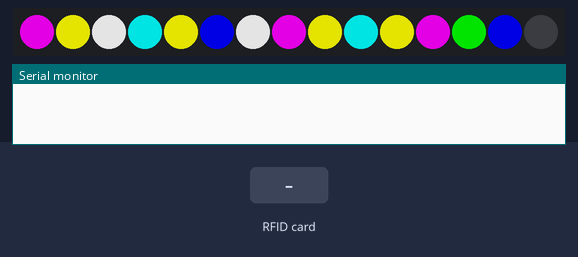
This sketch was run on a simulated ESP8266 (NodeMCU). Parts: 15 RGB LEDs in strip order, left to right, the last lines printed to the serial monitor. The test bench sets the inputs (shaded band). Dim RGB values are drawn brighter than linear; WiFi joins after 1.5 s; servers stay silent unless stated.

Above: at 0.1 s.
At 2.7 s:
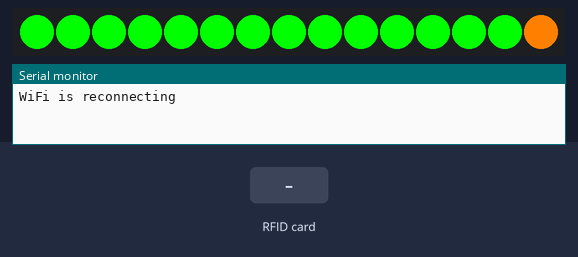
2.8 s: RFID card 5E 7A 19 C4 held to the reader
At 3.42 s:
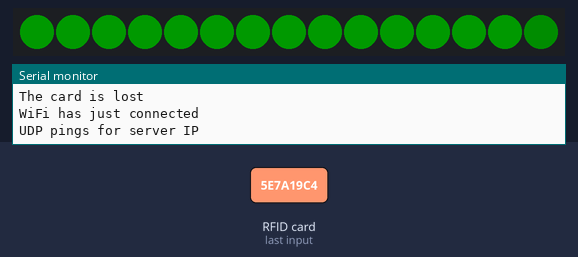
Timing chart, 0 to 5.8 s (numbered marks = the images above; inputs shaded):
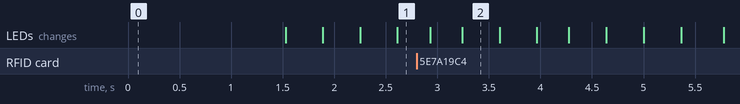

The sketch:

MarsMine.ino
```cpp
#include <ESP8266WiFi.h>
#include <WiFiUDP.h>
#include <SPI.h>
#include <MFRC522.h>
#include <Adafruit_NeoPixel.h>
#define ABS(a_) (((a_) >= 0) ? (a_) : -(a_))
#define MIN(a_, b_) (((a_) <= (b_)) ? (a_) : (b_))
#define MAX(a_, b_) (((a_) >= (b_)) ? (a_) : (b_))
#define SETMIN(a_, b_) { if ((a_) > (b_)) { (a_) = (b_); } }
#define SETMAX(a_, b_) { if ((a_) < (b_)) { (a_) = (b_); } }

#define LED_DI D2
#define RC_RST D3
#define RC_SDA D4

// Pin layout
// | ESP   | RC      | LED  |
// | ----- | ------- | ---- |
// | D2    |         | Di   |
// | D3    | RST     |      |
// | D4    | SDA(SS) |      |
// | 3V3   | 3.3V    |      |
// | GND   | GND     |      |
// | D5    | SCK     |      |
// | D6    | MISO    |      |
// | D7    | MOSI    |      |
// |       | IRQ     |      |
// | (...) |         |      |
// | GND   |         | GND  |
// | 3V3   |         | +5V  |


#define cf const float
// Beziers
inline cf bzl(cf x, cf a, cf b) {
	cf y = 1 - x;
	return y*a + x*b;
}
inline cf bzq(cf x, cf a, cf b, cf c) {
	cf y = 1 - x;
	return y*(y*a + x*b*2) + x*x*c;
}
inline cf bzc(cf x, cf a, cf b, cf c, cf d) {
	cf y = 1 - x;
	return y*(y*(y*a + x*b*3) + x*x*c*3) + x*x*x*d;
}
inline cf bzt(cf x, cf a, cf b, cf c, cf d, cf e) {
	cf y = 1 - x;
	return y*(y*(y*(y*a + x*b*4) + x*x*c*6) + x*x*x*d*4) + x*x*x*x*e;
}
#undef cf


uint32_t now, justNow, dt; // maintain to be equal to millis()
float nowSec, justNowSec, dtSec; // now / 1000.0

void updateTime() {
	justNow = now;
	now = millis();
	justNowSec = nowSec;
	nowSec = now / 1000.0;
	dt = now - justNow;
	dtSec = nowSec - justNowSec;
}

struct Dword { // Vsauce!
	byte b0, b1, b2, b3;
	void toCStr(char *c) { c[0] = b0; c[1] = b1; c[2] = b2; c[3] = b3; }
};


#define sp Serial.print
#define spln Serial.println
#define spc Serial.print(' ')
#define spb(b_) {\
	if ((b_) < 0x10) sp('0');\
	sp((b_), HEX);\
}
#define spdw(d_) {\
	spb((d_).b0); spc; spb((d_).b1); spc;\
	spb((d_).b2); spc; spb((d_).b3);\
}
void spbs(byte *buffer, uint8_t bufferSize) {
	// Has defined new variable (i), thus cannot be written as a macro
	// (risks naming conflict)
	spb(buffer[0]);
	for (uint8_t i = 1; i < bufferSize; ++i) {
		sp(' '); spb(buffer[i]);
	}
}


template<typename T>
class CQueue {
private:
	T *arr;
	uint16_t capacity, front, rear;
	bool _isFull;
public:
	CQueue(uint16_t capacity_) {
		capacity = MAX(1, capacity_);
		arr = new T[capacity];
		front = rear = 0;
	}
	~CQueue() {
		delete[] arr;
	}
	bool push(T x) {
		if (_isFull) return false;
		arr[rear++] = x;
		if (rear == capacity) rear = 0;
		if (rear == front) _isFull = true;
		return true;
	}
	bool pop() {
		if (rear == front && !_isFull) return false;
		_isFull = false;
		front++;
		if (front == capacity) front = 0;
		return true;
	}
	T top() { return arr[front]; }
	inline bool isFull() { return _isFull; }
	inline bool isEmpty() { return front == rear && !_isFull; }
};


namespace myWifi {
	const char* STASSID = "PiLab";
	const char* STAPSK = "thisispilab";
	// const char* STASSID = "PRIS_Student";
	// const char* STAPSK = "wearethebest1";
	uint32_t nextReconnect;
	const uint16_t RECONNECT_WAIT = 10000;
	uint8_t status; // R2L, bit 0: current status, bit 1: status last time

	void reconnect() {
		spln("WiFi is reconnecting");
		WiFi.mode(WIFI_STA);
		WiFi.begin(STASSID, STAPSK);
		nextReconnect = now + RECONNECT_WAIT;
	}

	void update() {
		status = (status << 1 | (WiFi.status() == WL_CONNECTED)) & 3;
		if (!(status & 1) && now >= nextReconnect) reconnect();
		if (status == 1) spln("WiFi has just connected");
	}
}


namespace myUdp {
	const uint16_t LOCAL_PORT = 1926;
	const uint16_t MCAST_PORT = 817;
	const uint16_t SERVER_PORT = 88;
	const IPAddress MCAST_GROUP(224, 0, 3, 141);
	const char MCAST_KEY1[] = "q\xfe\xce\x92";
	const char MCAST_KEY2[] = "\x1f|\xde\xe9";
	IPAddress serverIp;
	bool hasServerIp;
	uint32_t nextAskedServerIp;
	const uint16_t ASK_SERVER_IP_WAIT = 5000;
	char buffer[5];
	WiFiUDP sock;
	CQueue<Dword> tasks(4096);

	void _askServerIp() {
		spln("UDP pings for server IP");
		sock.beginPacket(MCAST_GROUP, MCAST_PORT);
		sock.write(MCAST_KEY1);
		sock.endPacket();
		nextAskedServerIp = now + ASK_SERVER_IP_WAIT;
	}

	void reinit() {
		sock.stop();
		sock.begin(LOCAL_PORT);
		_askServerIp();
	}

	bool isPanicking() { return !hasServerIp && tasks.isFull(); }

	void update() {
		while (int packSize = sock.parsePacket()) {
			sock.read(buffer, 4);
			if (!strcmp(buffer, MCAST_KEY2)) {
				serverIp = sock.remoteIP();
				hasServerIp = true;
				sp("Received server IP: "); spln(serverIp.toString().c_str());
			}
		}
		if (hasServerIp) {
			while (!tasks.isEmpty()) {
				sp("UDP pop send() task: "); spdw(tasks.top()); spln();
				tasks.top().toCStr(buffer); tasks.pop();
				sock.beginPacket(serverIp, SERVER_PORT);
				sock.write(buffer);
				sock.endPacket();
			}
		} else if (now >= nextAskedServerIp) {
			_askServerIp();
		}
	}

	bool send(Dword d) {
		sp("UDP add send() task: "); spdw(d); spln();
		return tasks.push(d);
	}
}


namespace myPixel {
	const uint16_t PIXEL_COUNT = 15;
	Adafruit_NeoPixel strip(PIXEL_COUNT, LED_DI, NEO_GRB + NEO_KHZ800);
	float height; // between 0.0 and 1.0
	uint8_t r, g, b, brightness = 255, darkness, sr, sg, sb;
	// darkness: darker... brightness?
	// s[rgb]: status color
	uint16_t blink0 = 0, blink01 = 1000;

	void init() { strip.begin(); }

	void renderBoot() {
		// Vsauce!
		strip.setBrightness(255);
		strip.setPixelColor(0, 170, 0, 170);
		strip.setPixelColor(1, 170, 170, 0);
		strip.setPixelColor(2, 170, 170, 170);
		strip.setPixelColor(3, 0, 170, 170);
		strip.setPixelColor(4, 170, 170, 0);
		strip.setPixelColor(5, 0, 0, 170);
		strip.setPixelColor(6, 170, 170, 170);
		strip.setPixelColor(7, 170, 0, 170);
		strip.setPixelColor(8, 170, 170, 0);
		strip.setPixelColor(9, 0, 170, 170);
		strip.setPixelColor(10, 170, 170, 0);
		strip.setPixelColor(11, 170, 0, 170);
		strip.setPixelColor(12, 0, 170, 0);
		strip.setPixelColor(13, 0, 0, 170);
		strip.show();
	}

	void render() {
		if (now % blink01 >= blink0) strip.setBrightness(brightness);
		else strip.setBrightness(darkness);
		uint16_t pxcnt = PIXEL_COUNT - 1;
		uint16_t fullPxs = height * pxcnt, i;
		for (i = 0; i < fullPxs; ++i)
			strip.setPixelColor(i, r, g, b);
		if (fullPxs != pxcnt) {
			float k = height * pxcnt - fullPxs;
			uint8_t kr = round(r*k), kg = round(g*k), kb = round(b*k);
			strip.setPixelColor(fullPxs, kr, kg, kb);
			for (i = fullPxs + 1; i < pxcnt; ++i)
				strip.setPixelColor(i, 0, 0, 0);
		}
		strip.setPixelColor(pxcnt, sr, sg, sb);
		strip.show();
	}

	void rgb(uint8_t r_, uint8_t g_, uint8_t b_) {
		r = r_; g = g_, b = b_;
	}
	void statusrgb(uint8_t r_, uint8_t g_, uint8_t b_) {
		sr = r_; sg = g_, sb = b_;
	}
	void _hsv(float h, float s, float v, bool is_status) {
		if (s == 0.0) {
			if (is_status) sr = sg = sb = round(v * 255);
			else r = g = b = round(v * 255);
			return;
		}
		uint8_t i = h * 6.0;
		float f = h * 6.0 - i;
		float p = v * (1.0 - s);
		float q = v * (1.0 - s * f);
		float t = v * (1.0 - s * (1.0 - f));
		float fr, fg, fb;
		switch (i % 6) {
			case 0: fr = v, fg = t, fb = p; break;
			case 1: fr = q, fg = v, fb = p; break;
			case 2: fr = p, fg = v, fb = t; break;
			case 3: fr = p, fg = q, fb = v; break;
			case 4: fr = t, fg = p, fb = v; break;
			case 5: fr = v, fg = p, fb = q;
		}
		if (is_status) {
			sr = round(fr*255), sg = round(fg*255), sb = round(fb*255);
		} else {
			r = round(fr*255), g = round(fg*255), b = round(fb*255);
		}
	}
	void hsv(float h, float s, float v) { _hsv(h, s, v, false); }
	void statushsv(float h, float s, float v) { _hsv(h, s, v, true); }

	void setBrightness(uint8_t brightness_, uint8_t darkness_ = 0) {
		brightness = brightness_;
		darkness = darkness_;
	}

	void setBlink(uint16_t blink0_, uint16_t blink1_) {
		blink0 = blink0_;
		blink01 = blink0 + blink1_;
	}
}


namespace myRfReader {
	// Based on
	// https://github.com/Martin-Laclaustra/MFRC522-examples/blob/main/UIDRemovalDetection/UIDRemovalDetection.ino

	MFRC522 rc(RC_SDA, RC_RST);
	uint32_t nextReinit;
	const uint16_t REINIT_WAIT = 1000;
	uint8_t hasCard; // R2L, bit 0: current status, bit 1: status last time
	Dword cardId; // A (supposedly) unique ID derived from the card UID

	void reinit() {
		rc.PCD_Init();
		hasCard = 0; cardId = (Dword){0,0,0,0};
		nextReinit = now + REINIT_WAIT;
		spln("Reinitialize RC522");
	}

	bool pcdIsReady() {
		// Check RC522 board connection readiness by reading version register
		byte v;
		return (v = rc.PCD_ReadRegister(MFRC522::VersionReg)) && v != 0xff;
	}

	bool isNewCardPresent() { return rc.PICC_IsNewCardPresent(); } // wrapper

	bool isAnyCardPresent() {
		// Mirror implementation of isNewCardPresent; the actual difference is
		// in using WakeupA instead of RequestA.

		byte bufferATQA[2];
		byte bufferSize = sizeof(bufferATQA);

		// Reset baud rates
		rc.PCD_WriteRegister(rc.TxModeReg, 0x00);
		rc.PCD_WriteRegister(rc.RxModeReg, 0x00);
		// Reset ModWidthReg
		rc.PCD_WriteRegister(rc.ModWidthReg, 0x26);

		MFRC522::StatusCode s = rc.PICC_WakeupA(bufferATQA, &bufferSize);
		return (s == MFRC522::STATUS_OK || s == MFRC522::STATUS_COLLISION);
	}

	bool readCardSerial() {
		// Reimplementation to mirror MFRC522::ReadCardSerial() functionality
		// but matches semantics in Martin-Laclaustra's example. Don't know
		// what's the effect of including/excluding the validBits argument in
		// MFRC522::PICC_Select().
		MFRC522::StatusCode s = rc.PICC_Select(&rc.uid, 8 * rc.uid.size);
		return (s == MFRC522::STATUS_OK);
	}

	void updateCardId() {
		cardId.b0 = rc.uid.uidByte[0];
		cardId.b1 = rc.uid.uidByte[1];
		cardId.b2 = rc.uid.uidByte[2];
		cardId.b3 = rc.uid.uidByte[3];
	}

	void update() {
		hasCard &= 1;
		if (!pcdIsReady()) {
			if (now >= nextReinit) reinit();
			hasCard <<= 1; return;
		}
		bool cardPresent = isAnyCardPresent();
		if (!hasCard && !cardPresent) { hasCard = 0; return; }
		bool readResult = readCardSerial();
		if (!hasCard && readResult) {
			// Card detected
			hasCard = 1;
			sp("Detected card with UID: ");
			spbs(rc.uid.uidByte, rc.uid.size); spln();
			updateCardId();
		} else if (hasCard && !readResult) {
			// Card removed
			hasCard = 2;
			spln("The card is lost");
		} else if (!hasCard && !readResult) {
			// (How did we even get here??) Clear locked card data just in case
			// some data was retrieved in the select procedure but an error
			// prevented locking.
			rc.uid.size = 0;
		} else {
			hasCard = 3;
		}
		rc.PICC_HaltA();
	}
}


namespace myMineApp {
	const float DRAIN_SPEED = 1.0/30; // rc/sec
	const float NATURAL_REFILL_SPEED = 1.0/120; // rc/sec
	const float REFILL_SPEED = 1.0/240; // rc/sec
	const float DRAIN_UNTIL_OVERHEAT = 1.0/5; // rc
	const float OVERHEAT_WAIT = 10.0; // sec
	const float SCORE_PER_OVERHEAT = 10.0; // unitless
	// ## Refill speed prisoner's dilemma
	// If the quadcopter completely drains the mine, the mine will be recharged
	// with REFILL_SPEED and will be unusable until full; otherwise, the mine
	// will recharge with NATURAL_REFILL_SPEED and be usable any time.
	// Obviously, the net produce is greater when the mine is not completely
	// used up; however, draining the mine whenever one can and as much as
	// possible is favorable for competition.

	float storage = 1.0; // Unit: resource (rc)
	float partialScore = 0.0; // rc
	float heat; // (unitless/proportion)
	bool reportScore; // Signal indicating whether the quadcopter scores
	bool overheating, refilling; // More signals
	bool justOverheated, justCooled, justRefilled, justEmptied; // More signals

	void incHeat() {
		heat = MIN(heat + DRAIN_SPEED * dtSec / DRAIN_UNTIL_OVERHEAT, 1.0);
	}
	void decHeat() {
		heat = MAX(heat - dtSec / OVERHEAT_WAIT, 0.0);
	}
	void naturalRefillStorage() {
		storage = MIN(storage + NATURAL_REFILL_SPEED * dtSec, 1.0);
	}
	void refillStorage() {
		storage = MIN(storage + REFILL_SPEED * dtSec, 1.0);
		if (storage == 1.0) refilling = false, justRefilled = true;
	}
	void drainStorage() {
		storage = MAX(storage - DRAIN_SPEED * dtSec, 0.0);
		if (storage == 0.0) refilling = true, justEmptied = true;
	}
	void incPartialScore() {
		partialScore += DRAIN_SPEED * dtSec * SCORE_PER_OVERHEAT / DRAIN_UNTIL_OVERHEAT;
		if (partialScore >= 1.0) {
			partialScore -= 1.0;
			reportScore = true;
		}
	}

	void update(uint8_t hasDrone) {
		// @param hasDrone mirrors hasCard (see namespace myRfReader)
		reportScore = false;
		justOverheated = justCooled = justRefilled = justEmptied = false;

		if (hasDrone & 1) incHeat();
		else decHeat();

		if (heat == 1.0) overheating = true, justOverheated = true;
		else if (heat == 0.0) overheating = false, justCooled = true;

		if (refilling) { refillStorage(); return; }

		if (overheating) return;

		switch (hasDrone) {
		case 2:
			partialScore = 0.0;
		case 0:
			naturalRefillStorage();
			break;
		case 1:
			partialScore = 0.95;
		case 3:
			drainStorage();
			incPartialScore();
		}
	}
}


void setup() {
	myPixel::init();
	myPixel::setBrightness(255, 25);
	myPixel::renderBoot();
	delay(500);
	Serial.begin(74880);
	delay(500);
	SPI.begin();
	delay(500);
}


void loop() {
	updateTime();

	myWifi::update();
	switch (myWifi::status) {
		case 1: myUdp::reinit();
		case 3: myUdp::update();
	}

	myRfReader::update();

	myMineApp::update(myRfReader::hasCard);

	if (myMineApp::reportScore) myUdp::send(myRfReader::cardId);

	myPixel::height = myMineApp::storage;
	if (!myMineApp::refilling && !myMineApp::overheating) {
		// Normal state
		myPixel::hsv(bzl(myMineApp::heat, 1.0/3, 1.0/6), 1.0, 1.0);
	} else if (myMineApp::refilling) {
		myPixel::rgb(0, 192, 255);
	} else if (myMineApp::overheating) {
		myPixel::hsv(bzl(myMineApp::heat, 1.0/6, 0.0), 1.0, 1.0);
	}
	myPixel::sr = (myWifi::status & 1) ? 0 : 255;
	myPixel::sg = myUdp::isPanicking() ? 255 : myUdp::hasServerIp ? 0 : 128;
	myPixel::sb = myRfReader::pcdIsReady() ? 0 : 255;
	if (myPixel::sr || myPixel::sg || myPixel::sb) myPixel::setBlink(50, 50);
	else myPixel::setBlink(0, 1000);
	myPixel::render();
}
```
